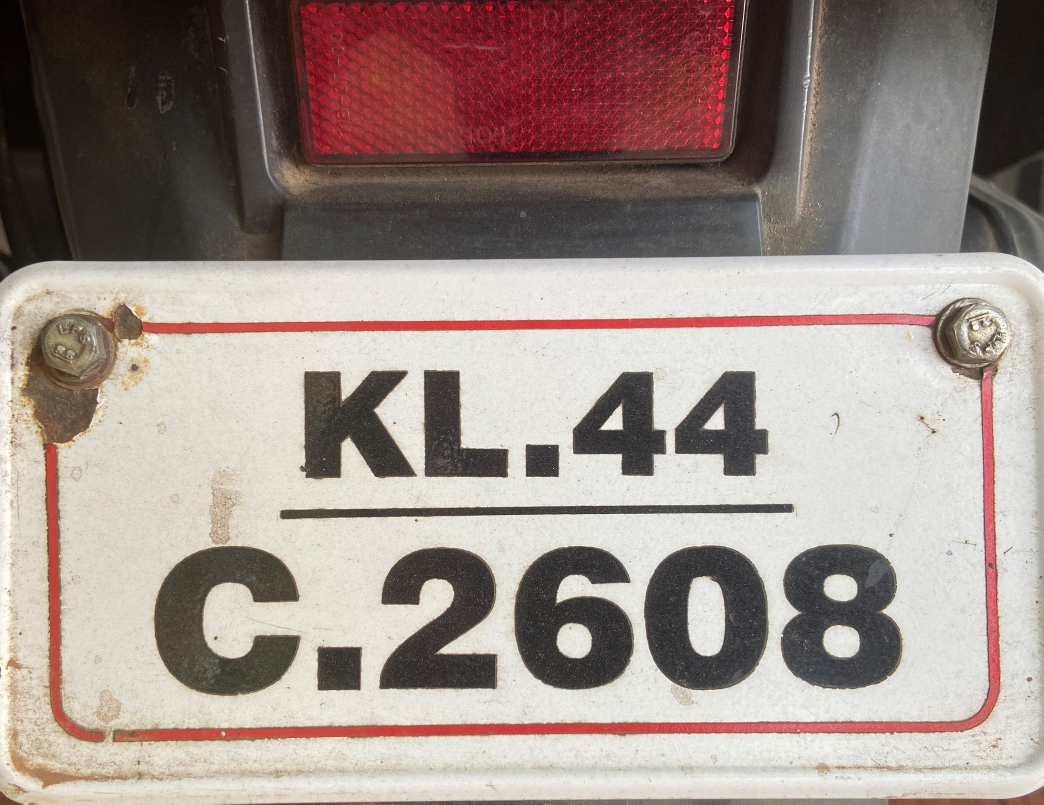
#> input picture scooter np.jpg, 3130 x 2413 px, found by its file name (shown at 1/3 size)
$ jupyter execute --allow-errors 'Number plate reading .ipynb'
#> lines starting #> are read from the running program, lines starting #| are printed output that depends on the picture; after the words box and inside, x2 and y2 are one past the last pixel; in counts of white or black regions, pixels touching at a corner belong together
[cell 1]
import cv2
import matplotlib.pyplot as plt
import pytesseract
import pandas as pd

[cell 2]
Path=r'D:\Computer Vision\OCR\scooter np.jpg'

[cell 3]
img=cv2.imread(Path)
#> img is the input picture: shape (2413, 3130, 3); mean B, G, R 138.3, 144.7, 158.9
img=cv2.resize(img,dsize=[800,550])
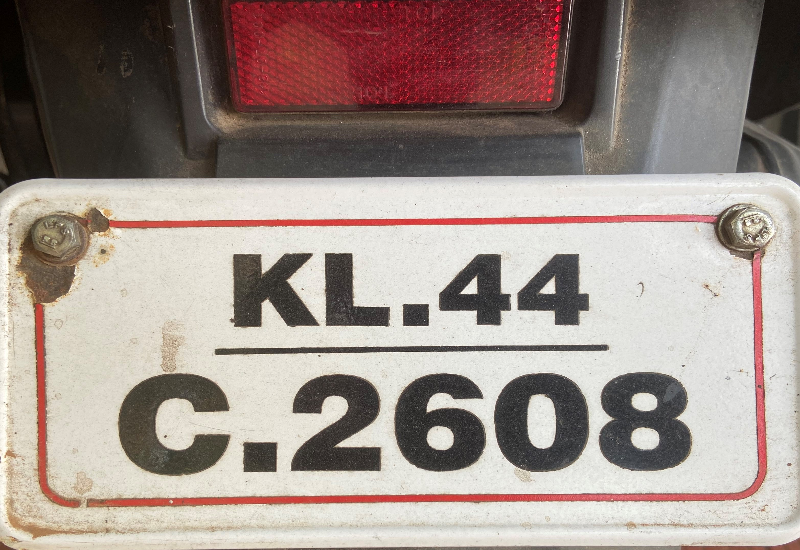
#> img: shape (550, 800, 3); mean B, G, R 138.2, 144.6, 158.8

[cell 4]
plt.imshow(img)

[cell 5]
gray_img=cv2.cvtColor(img,cv2.COLOR_BGR2GRAY)
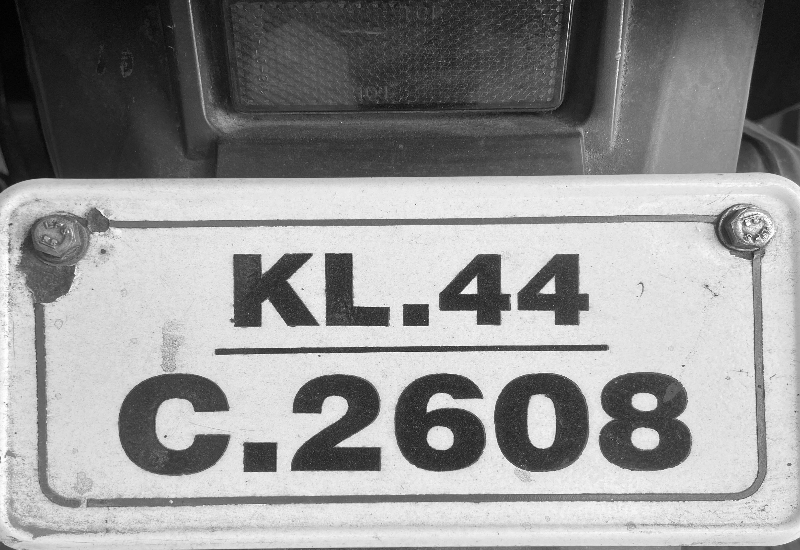
#> gray_img: shape (550, 800); min 0, max 255, mean 148.1
plt.imshow(gray_img)

[cell 6]
(thresh,binary_img)=cv2.threshold(gray_img,225,250,cv2.THRESH_BINARY + cv2.THRESH_OTSU)
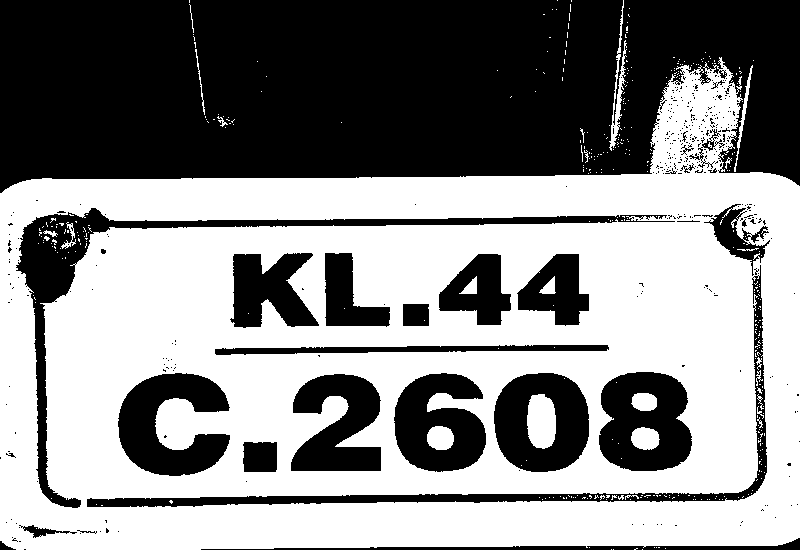
#> binary_img: shape (550, 800); values 0 (black) and 250 (white), 53.7% white; 384 black regions (353 under 20 px), largest, box (x1, y1, x2, y2) and area: (0, 0, 800, 193) 132486, (16, 208, 675, 508) 10471, (118, 373, 230, 476) 6959
#> thresh = 142

[cell 7]
plt.imshow(binary_img)

[cell 8]
pytesseract.pytesseract.tesseract_cmd=r'C:\Program Files\Tesseract-OCR\tesseract.exe'

#> (a cell that did not finish here is left out)

[cell 10]
import re
#> (the rest of this cell did not finish here and is left out)

#> (a cell that did not finish here is left out)

#> (a cell that did not finish here is left out)

[cell 13]
Path1=r'D:\Computer Vision\OCR\RJ-rajasthan-HSRP-number-plates.jpg'
img1=cv2.imread(Path1)
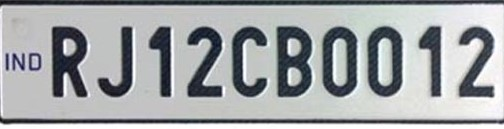
#> input picture RJ-rajasthan-HSRP-number-plates.jpg, 504 x 129 px, found by its file name
#> img1 is the input picture: shape (129, 504, 3); mean B, G, R 167.2, 165.1, 161.9
plt.imshow(img1)

[cell 14]
gray_img1=cv2.cvtColor(img1,cv2.COLOR_BGR2GRAY)
plt.imshow(gray_img1)

[cell 15]
(thresh,binary_img1)=cv2.threshold(gray_img1,225,250,cv2.THRESH_BINARY + cv2.THRESH_OTSU)
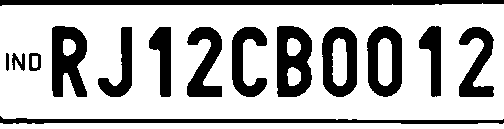
#> binary_img1: shape (129, 504); values 0 (black) and 250 (white), 72% white; 15 black regions, largest, box (x1, y1, x2, y2) and area: (0, 0, 504, 6) 2454, (0, 116, 504, 124) 1989, (277, 26, 312, 97) 1827
#> thresh = 132
plt.imshow(binary_img1)

#> (a cell that did not finish here is left out)

#> (a cell that did not finish here is left out)

#> (a cell that did not finish here is left out)

[cell 19]
import pandas as pd
# dfe=pd.read_csv(r'D:\Computer Vision\OCR\RT & SRT office India details.csv',encoding="ISO-8859-1")
dfe=pd.read_csv(r'D:\Computer Vision\OCR\State.csv')
#> (reads State.csv from the repository)
